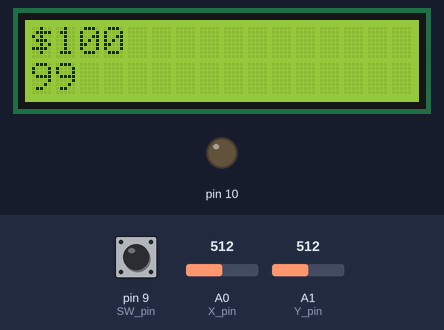
The sketch below on a simulated Arduino Uno, built with avr-gcc and run on an emulated ATmega328P. On the bench: 16×2 character LCD, output pins drawn as LEDs (lit = HIGH). Inputs (shaded band) come from the test bench; at power-on: A0 (X_pin) = 512, pin 9 (SW_pin) HIGH, A1 (Y_pin) = 512. Storage starts empty; what the sketch prints to the serial monitor is not drawn.

Above: at 1.5 s.
1.6 s: A0 (X_pin) set to 472
3.2 s: A0 (X_pin) set to 448
At 3.7 s:
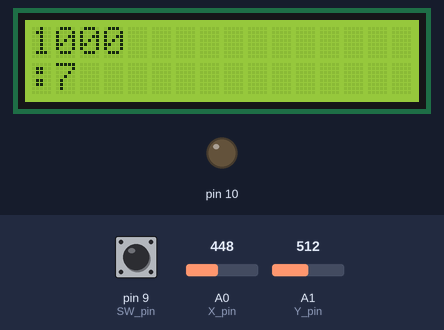
4.7 s: pin 9 (SW_pin) pulled LOW for 0.15 s
At 5.5 s:
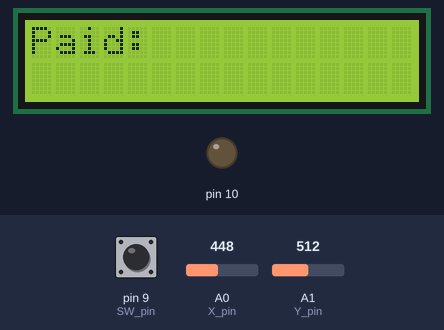
7.2 s: A0 (X_pin) set to 547
8.7 s: A0 (X_pin) set to 580
At 9.5 s:
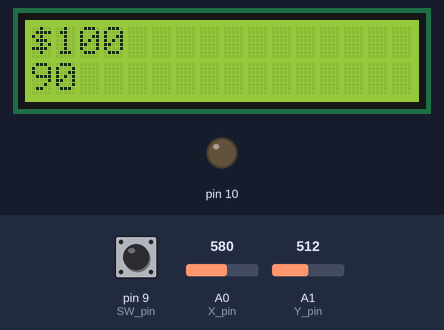
11.2 s: A1 (Y_pin) set to 716
At 11.8 s:
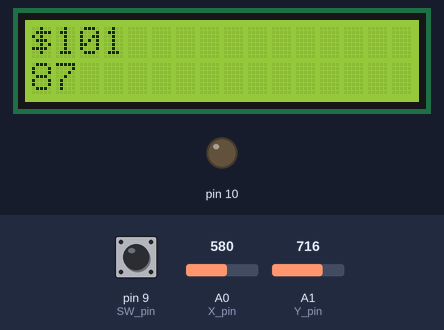
Timing chart, 0 to 14.2 s (numbered marks = the images above; inputs shaded):
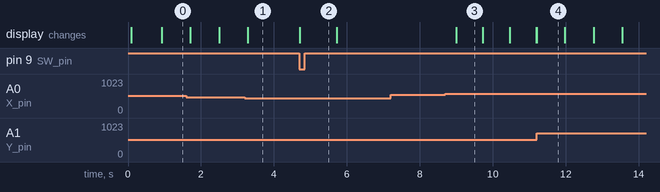

The sketch:

ArduinoTextGame.ino
```cpp
//TODO: RESET DATA READING BACK TO FILE READING!!!
const String f="items:items:burger,1-fries,2-taco,3";
const bool useSD=true;
//string.toInt();

// include the library code:
#include <LiquidCrystal.h>
#include <SPI.h>
#include <SD.h>

const String extension=".ar";
String currentFolder="/gfiles/lsim/";
String currentFile="init";
// initialize the library by associating any needed LCD interface pin
// with the arduino pin number it is connected to
const int rs = 7, en = 6, d4 = 5, d5 = 8, d6 = 3, d7 = 2;
LiquidCrystal  lcd(rs, en, d4, d5, d6, d7);

int health=100;
int dollars=100;
int currentId=0;

//stick data-------------------------------------

// Arduino Joystick pin numbers
const int SW_pin = 9; // digital pin connected to switch output
const int X_pin = 0; // analog pin connected to X output
const int Y_pin = 1; // analog pin connected to Y output
const int menus=2;

// The distance the stick has to move in order to be registered as moved
const int nudge_x = 50;
const int nudge_y = 50;

// Values of stick when it is in the center
int center_x=0;
int center_y=0;
bool valueChanged=false;
int menu=1;
int frame=0;

void setup() {
  initStick();
  // Set the button pin to input that is high
  pinMode(SW_pin, INPUT);
  digitalWrite(SW_pin, HIGH);
  // Open serial communications and wait for port to open:
  Serial.begin(9600);
  lcd.begin(16, 2);
  lcd.clear();
  Serial.print("Initializing SD card...");
  pinMode(10,OUTPUT);
  if (!SD.begin(4)) {
    Serial.println("initialization failed!");
    if(useSD){
      while (1);
    }
  }
  Serial.println("initialization done.");
  String dat=getTextFromFile("test");
  dat=getValueById(dat,"items");
  Serial.println(dat);
  writeTextToFile("data/inv","DATA1");
  writeTextToFile("data/inv","DATA2");
  writeTextToFile("data/inv","DATA3");
  Serial.println(getTextFromFile("data/inv"));
}

void loop() {
  int val=buttonState();
  if(val>=0){
    lcd.clear();
    if(menu==0){
      changeId(val);
    }else if(menu==1){
      healthScreen(val);
    }
    /*dat=getValue(dat,'_',val);
    dat=getValue(dat,',',0);*/
  }
  if(health<0||health>200){
    menu=2;
    lcd.clear();
    lcd.setCursor(0,0);
    lcd.print("You died!");
    while(true){}
  }
  frame+=1;
  if(frame>=500){
    health-=1;
    frame=0;
    if(menu==1){
      healthScreen(-1);
    }else if(menu==0){
      changeId(-1);
    }
  }
  delay(1);
}

int buttonState(){
  int num=-1;
  /*if(Serial.available()>0){
    String incoming = Serial.readString();
    num=incoming.toInt();
    Serial.flush();
  }*/
  if((digitalRead(SW_pin)==0)&&(valueChanged==false)){
    num=1;
    valueChanged=true;
  }else if((stickYPos()>0)&&(valueChanged==false)){
    num=2;
    valueChanged=true;
  }else if((stickYPos()<0)&&(valueChanged==false)){
    num=0;
    valueChanged=true;
  }
  if((stickXPos()>0)&&(valueChanged==false)){
    menu+=1;
    valueChanged=true;
  }else if((stickXPos()<0)&&(valueChanged==false)){
    menu-=1;
    valueChanged=true;
  }
  if((digitalRead(SW_pin)==1)&&(stickYPos()==0)){
    valueChanged=false;
  }
  if(menu<0){
    menu=0;
  }else if(menu>=menus){
    menu=menus-1;
  }
  return num;
}
//Show health and money
int healthScreen(int val){
  if(val==0){
    dollars+=1;
  }
  lcd.clear();
  lcd.setCursor(0,0);
  lcd.print("$");
  lcd.print(dollars);
  lcd.setCursor(0,1);
  lcd.print(health);
}
int changeId(int val){
  String dat=getTextFromFile("test");
  dat=getValueById(dat,"items");
  if(val==0){
      currentId--;
      if(currentId<0){
        currentId=0;
      }
  }else if(val==1){
    String item=getValue(dat,'_',currentId);
    if(dollars-getValue(item,',',1).toInt()>=0){
      dollars-=getValue(item,',',1).toInt();
      health+=getValue(item,',',2).toInt();
      lcd.clear();
      lcd.setCursor(0,0);
      lcd.print("Paid:");
      lcd.print(getValue(item,',',1));
      lcd.setCursor(0,1);
      lcd.print(getValue(item,',',0));
      delay(1000);
    }
    lcd.clear();
  }else if(val==2){
    currentId++;
    if(getValue(dat,'_',currentId)==""){
      currentId--;
    }
  }
  dat=getValue(dat,'_',currentId);
  String itemName=getValue(dat,',',0);
  String price=getValue(dat,',',1);
  lcd.setCursor(0,0);
  lcd.print(dollars);
  lcd.setCursor(0,1);
  lcd.print(itemName);
  lcd.print(":"+price);
}

String getTextFromFile(String fileName){
    if(!useSD){return f;}
    //All text stored in the file is put in this variable.
    String result="";
    File myFile=SD.open(fileName+extension);
    if (myFile) {
    // read from the file until there's nothing else in it:
    while (myFile.available()) {
      result+=char(myFile.read());
    }
      // close the file:
      myFile.close();
    } else {
      // if the file didn't open, print an error:
      Serial.println("error opening "+fileName+extension);
    }
    //TODO RETURN THIS BACK TO result
    return result;
}
void writeTextToFile(String fileName, String data){
  File myFile = SD.open(fileName+extension,FILE_WRITE);
  myFile.println(data);
  myFile.close();
}

// Copied and verified from stackoverflow
// https://stackoverflow.com/questions/9072320/split-string-into-string-array
String getValue(String data, char separator, int index)
{
  int found = 0;
  int strIndex[] = {0, -1};
  int maxIndex = data.length()-1;

  for(int i=0; i<=maxIndex && found<=index; i++){
    if(data.charAt(i)==separator || i==maxIndex){
        found++;
        strIndex[0] = strIndex[1]+1;
        strIndex[1] = (i == maxIndex) ? i+1 : i;
    }
  }

  return found>index ? data.substring(strIndex[0], strIndex[1]) : "";
}

String getValueById(String data, String id){
  String currentData="/";
  int index=0;
  while(currentData!=""){
    currentData=getValue(data,'/',index);
    index++;
    if(getValue(currentData,':',1)==id){
      return getValue(currentData,':',2);
    }
  }
  return "";
}

//Stick functions------------------------
void initStick(){
  // Get the x and y pos of the stick
  center_x=analogRead(X_pin);
  center_y=analogRead(Y_pin);
  // Wait 10 miliseconds
  delay(10);
  // Calculate the average of the sticks current x and y
  // values and the values of them ten miliseconds ago.
  center_x+=analogRead(X_pin);
  center_y+=analogRead(Y_pin);
  center_x=center_x/2;
  center_y=center_y/2;
}

int stickXPos(){
  //Calculate the x position of the stick
  int raw_x=analogRead(X_pin);
  int calculated_x=raw_x-center_x;
  if((calculated_x>nudge_x)||(calculated_x<-nudge_x)){
    return calculated_x;
  }
  return 0;
}

int stickYPos(){
  //Calculate the y position of the stick
  int raw_y=analogRead(Y_pin);
  int calculated_y=raw_y-center_y;
  if((calculated_y>nudge_y)||(calculated_y<-nudge_y)){
    return -calculated_y;
  }
  return 0;
}
```

Measured:
- the behaviour switches between 462 and 461 on A0 (X_pin) (found by bisection; images 0 and 1)
- the behaviour switches between 562 and 563 on A0 (X_pin) (found by bisection; images 2 and 3)
- after the input at 3.2 s, the display: changes after 0.08 s (image 1)
- after the input at 4.7 s, the display: changes at once (image 2)
- after the input at 7.2 s, every drawn part: stays the same
- after the input at 8.7 s, the display: changes after 0.30 s (image 3)
- what the display in image 3 shows lasts 0.7 s, from 9.0 s to 9.7 s
- what the display in image 4 shows lasts 0.8 s, from 11.2 s to 12.0 s
